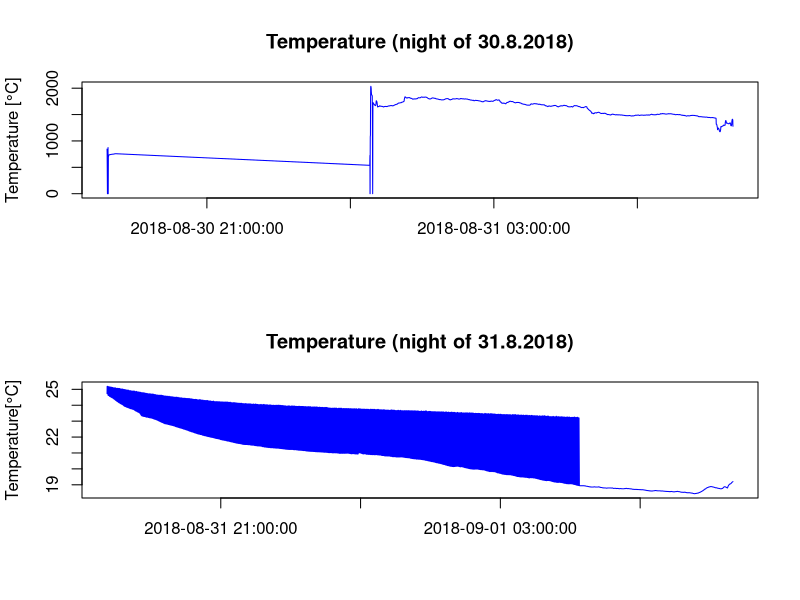
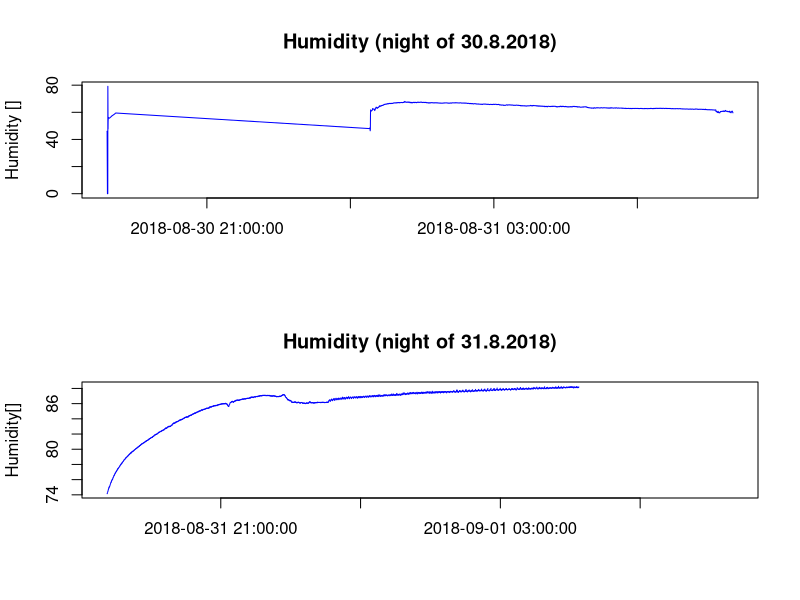
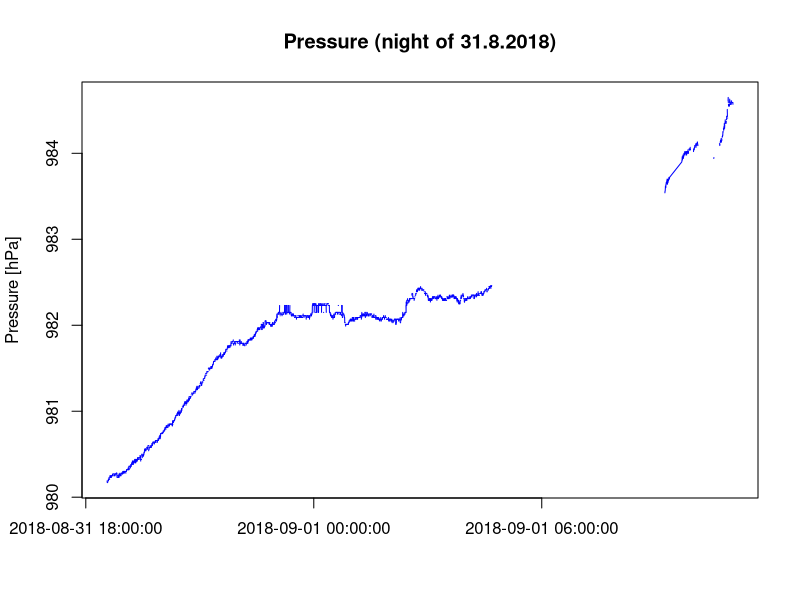
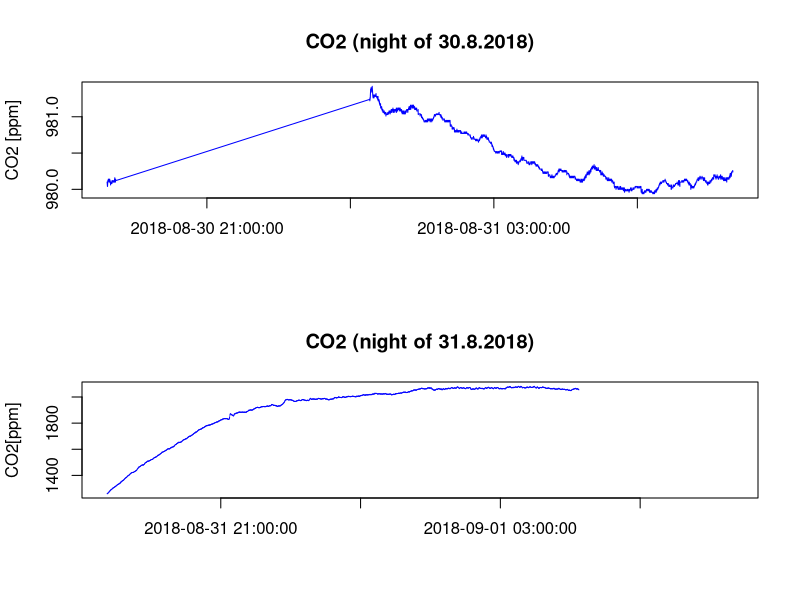
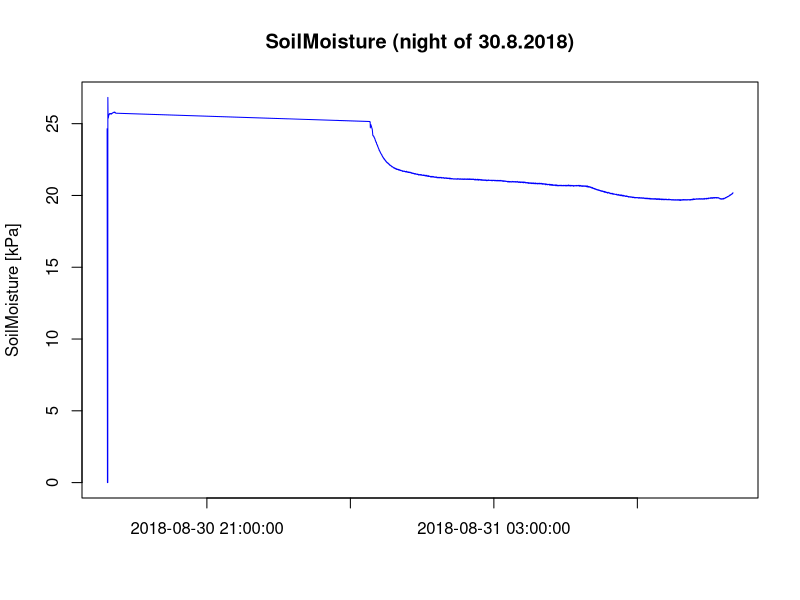
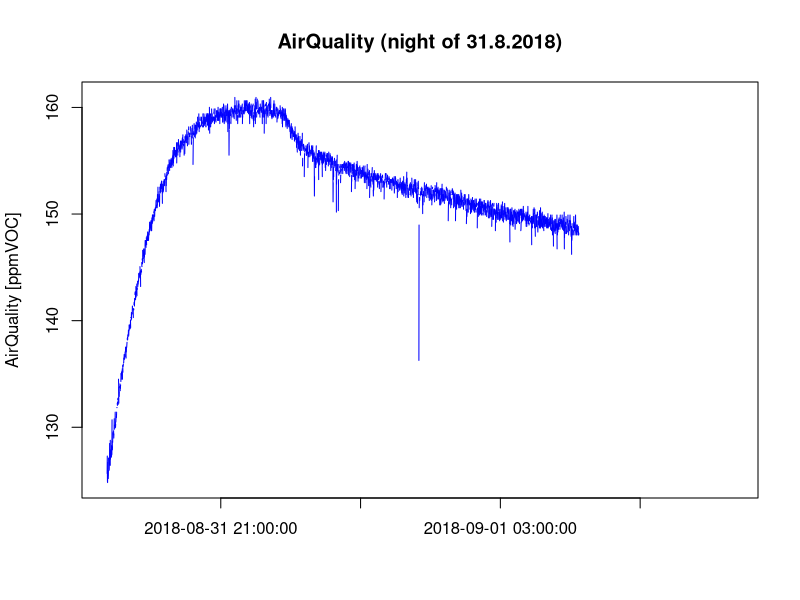
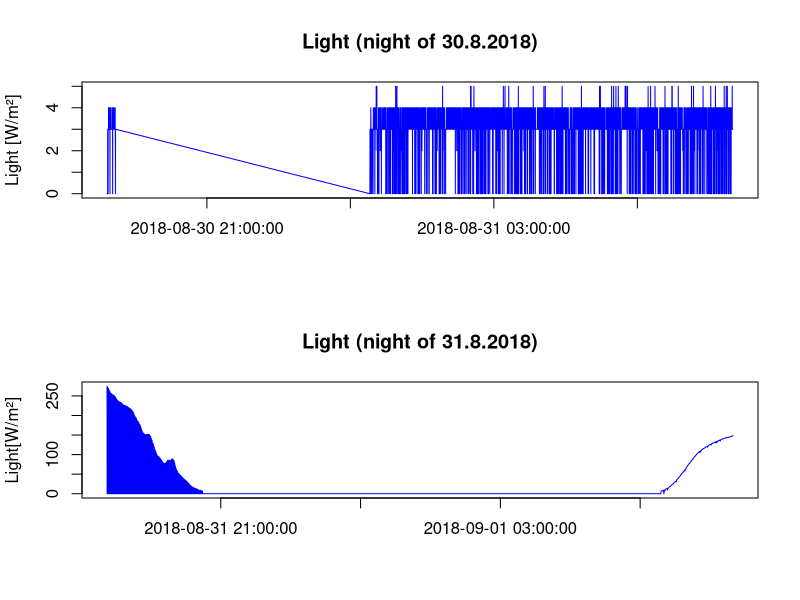

Generate these figures, in order, with R:
# plot two last nights
# libraries
library(readr)
library(lubridate)


# get data


# new: 
ECOTRONnew <- read.csv("data/new_data.csv")
  
colnames(ECOTRONnew) <- c("Date","Entry_id", "Dummy", "Temperature", "Humidity", "Pressure", "CO2", "Light", "SoilMoisture", "AirQuality")

### Date conversion ##########################################
ECOTRONnew$Date <- as.POSIXct(ECOTRONnew$Date, "%Y-%m-%d %H:%M:%S", tz="UTC")
# Change timezone
ECOTRONnew$Date <- with_tz(ECOTRONnew$Date, "CET") 

#old:
ECOTRONold <- read.csv("data/old_data.csv")
colnames(ECOTRONold) <- c("Date","Entry_id", "Dummy", "Temperature", "Humidity", "Pressure", "CO2", "Light", "SoilMoisture", "AirQuality")

### Date conversion ##########################################
ECOTRONold$Date <- as.POSIXct(ECOTRONold$Date, "%Y-%m-%d %H:%M:%S", tz="UTC")
# Change timezone
ECOTRONold$Date <- with_tz(ECOTRONold$Date, "CET")


plotEcotronData <- function(ECOTRONold, ECOTRONnew, variable, unit) {
  
  ### Slice data, define start date and end date
  # TODO: Change actual start and end date
  
  
  ECOTRONold<- subset(ECOTRONold, ECOTRONold$Date >="2018-08-30 18:00:00" &
                        ECOTRONold$Date <= "2018-08-31 08:00:00")
  ECOTRONnew<- subset(ECOTRONnew, ECOTRONnew$Date >="2018-08-31 18:00:00" &
                        ECOTRONnew$Date <= "2018-09-01 08:00:00")
  
  # vaiable
  par(mfrow=c(2,1))
  plot(ECOTRONold[[variable]] ~ ECOTRONold$Date, type="l", 
       main=paste(variable, " (night of 30.8.2018)", sep=""), xlab="", ylab=paste(variable," ", unit, sep=""),
       col="blue",format="%Y-%m-%d %H:%M:%S")
  
  plot(ECOTRONnew[[variable]] ~ ECOTRONnew$Date, type="l", 
       main=paste(variable, " (night of 31.8.2018)", sep=""), xlab="", ylab=paste(variable,unit, sep=""),
       col="blue",format="%Y-%m-%d %H:%M:%S")
  
}

png('plot/Temperature.png')
plotEcotronData(ECOTRONold, ECOTRONnew, "Temperature", "[°C]")
dev.off()
png('plot/Humidity.png')
plotEcotronData(ECOTRONold, ECOTRONnew, "Humidity", "[]")
dev.off()


png('plot/Pressure.png')
par(mfrow=c(1,1))
plot(ECOTRONnew$Pressure ~ ECOTRONnew$Date, type="l", 
     main=paste("Pressure", " (night of 31.8.2018)", sep=""), xlab="", ylab="Pressure [hPa]",
     col="blue",format="%Y-%m-%d %H:%M:%S")
dev.off()


png('plot/CO2.png')
plotEcotronData(ECOTRONold, ECOTRONnew, "CO2", "[ppm]")
dev.off()

png('plot/SoilMoisture.png')
par(mfrow=c(1,1))
ECOTRONold<- subset(ECOTRONold, ECOTRONold$Date >="2018-08-30 18:00:00" &
                      ECOTRONold$Date <= "2018-08-31 08:00:00")

plot(ECOTRONold$SoilMoisture ~ ECOTRONold$Date, type="l", 
     main=paste("SoilMoisture", " (night of 30.8.2018)", sep=""), xlab="", ylab=paste("SoilMoisture [kPa]", sep=""),
     col="blue",format="%Y-%m-%d %H:%M:%S")

dev.off()

png('plot/AirQuality.png')
par(mfrow=c(1,1))
ECOTRONnew<- subset(ECOTRONnew, ECOTRONnew$Date >="2018-08-31 18:00:00" &
                      ECOTRONnew$Date <= "2018-09-01 08:00:00")
plot(ECOTRONnew$AirQuality ~ ECOTRONnew$Date, type="l", 
     main=paste("AirQuality", " (night of 31.8.2018)", sep=""), xlab="", ylab=paste("AirQuality [ppmVOC]", sep=""),
     col="blue",format="%Y-%m-%d %H:%M:%S")

dev.off()


png('plot/Light.png')
ECOTRONnew$Light[is.na(ECOTRONnew$Light)] <- 0
plotEcotronData(ECOTRONold, ECOTRONnew, "Light", "[W/m²]")
dev.off()
